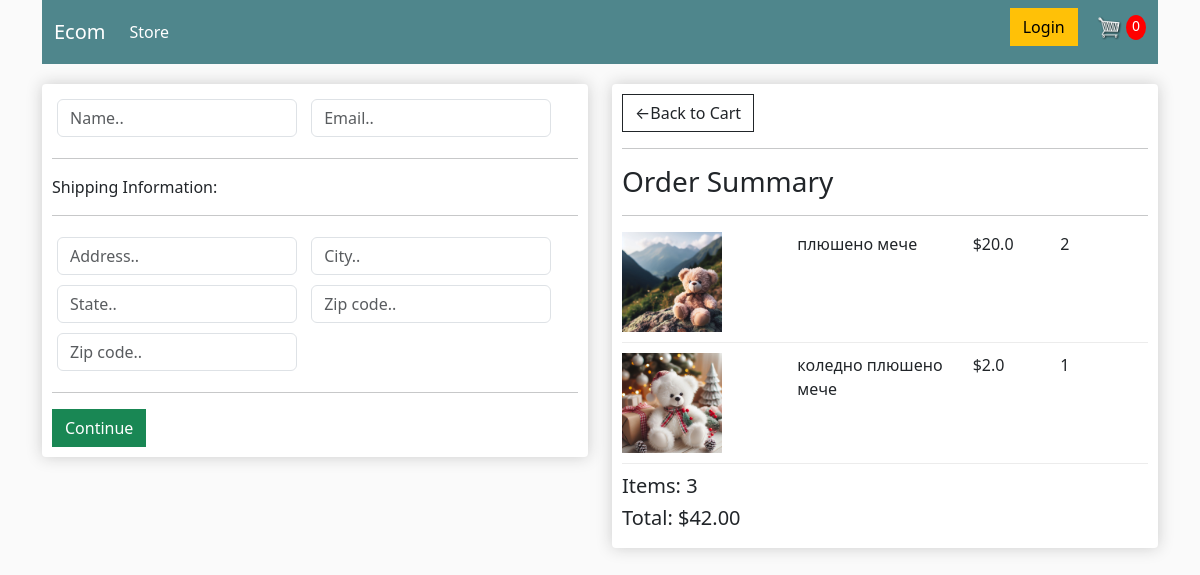
Screenshot of /checkout/ (signed in) with the database file from the repository.
### boards/models.py (models this page shows, shortened)
class OrderItem(models.Model):
     product=models.ForeignKey(Product, on_delete=models.SET_NULL, blank=True, null=True)
     order=models.ForeignKey(Order, on_delete=models.SET_NULL, blank=True,null=True)
     quantity=models.IntegerField(default=0, null=True, blank=True)
     date_added=models.DateTimeField(auto_now_add=True)
     @property
     def get_total(self):
         total=self.product.price*self.quantity
         return total

class Product(models.Model):
    name=models.CharField(max_length=200, null=True)
    price=models.FloatField()
    digital=models.BooleanField(default=False, null=True, blank=False)
    image=models.ImageField(null=True,)

class Order(models.Model):
    customer=models.ForeignKey(Customer, on_delete=models.SET_NULL, blank=True, null=True)
    date_ordered=models.DateTimeField(auto_now_add=True)
    complete=models.BooleanField(default=False, null=True, blank=False)
    transaction_id=models.CharField(max_length=200, null=True)
    @property
    def get_cart_total(self):
        orderitems=self.orderitem_set.all()
        total=sum([item.get_total for item in orderitems])
        return total
    @property
    def get_cart_items(self):
        orderitems=self.orderitem_set.all()
        total=sum([item.quantity for item in orderitems])
        return total

### boards/views.py (the view)
# urls.py: path('checkout/',views.checkout, name='checkout'),
def checkout(request):
    if request.user.is_authenticated:
        customer=request.user.customer
        order,created=Order.objects.get_or_create(customer=customer, complete=False)
        items=order.orderitem_set.all()
    else:
        items=[]
        order={'get_cart_total':0,'get_cart_items':0}
    context={'items':items, 'order':order}
    return render(request,'store/checkout.html', context)

### boards/templates/store/checkout.html (shortened to what this page needs)
{%extends 'store/main.html'%}
{%load static %}
{%block content%}
    <div class="row">
        <div class="col-lg-6">
            <div class="box-element" id="form-wrapper">
                <form id="form">
                    <div id="user-info">
                        <div class="form-field">
                            <input required class="form-control" type="text" name='name' placeholder='Name..'>
                        </div>
                        <div class="form-field">
                            <input required class="form-control" type="email" name='email' placeholder='Email..'>
                        </div>
                    </div>
                    <div id="shipping-info">
                        <hr>
                            <p>Shipping Information:</p>
                            <hr>
                            <div class="form-field">
                                <input required class="form-control" type="text" name='address' placeholder='Address..'>
                            </div>
                            <div class="form-field">
                                <input required class="form-control" type="text" name='city' placeholder='City..'>
                            </div>
                            <div class="form-field">
                                <input required class="form-control" type="text" name='state' placeholder='State..'>
                            </div>
                            <div class="form-field">
                                <input required class="form-control" type="text" name='zipcode' placeholder='Zip code..'>
                            </div>
                            <div class="form-field">
                                <input required class="form-control" type="text" name='country' placeholder='Zip code..'>
                            </div>
                    </div>
                    <hr>
                    <input id="form-button" class="btn btn-success btn-block" type="submit" value="Continue">
                </form>
            </div>
            <br>
        </div>
        <div class="col-lg-6">
            <div class="box-element" >
                <a class="btn btn-outline-dark" href="{%url 'cart'%}">&#x2190;Back to Cart</a>
                <hr>
                <h3>Order Summary</h3>
                <hr>
                {%for item in items%}
                <div style="display:flex"class="cart-row">
                    <div style="flex:2"><img class='row-image' src="{{item.product.image.url}}"></div>
                    <div style="flex:2"><p>{{item.product.name}}</p></div>
                    <div style="flex:1"><p>${{item.product.price}}</p></div>
                    <div style="flex:1">
                        <p>{{item.quantity}}</p></div>
                </div>
                {%endfor%}
                <h5>Items:    {{order.get_cart_items}}</h5>
                <h5>Total:    ${{order.get_cart_total|floatformat:2}} </h5>
            </div>
        </div>
    </div>
{%endblock content%}

### static/css/3 copy.css (style rules this page uses)
body { background-color: hsl(0,0%,98% ); }
h1,h2,h3,h4,h5,h6 { color:hsl(0,0% 30%); }
.box-element { box-shadow: hsl(0,0%, 80%)0 0 16px; background-color: #fff; border-radius: 4px; padding:10px; }
.col-lg-4, .col-lg-6, .col-lg-8, .col-lg-12 { margin-top:20px; }
.btn { border-radius:0; }
.row-image { width:100px; }
.form-field { width:250px; display:inline-block; padding:5px; }
.cart-row { display:inline-block; align-items:flex-stretch; padding-bottom: 10px; margin-bottom: 10px; border-bottom: 1px solid #ececec; }

### rows the page displays
OrderItem: product.image (picture), product.name "плюшено мече", product.price "20.0", quantity "2"
OrderItem: product.image (picture), product.name "коледно плюшено мече", product.price "2.0", quantity "1"
Order: get_cart_items "3", get_cart_total "42.00"
